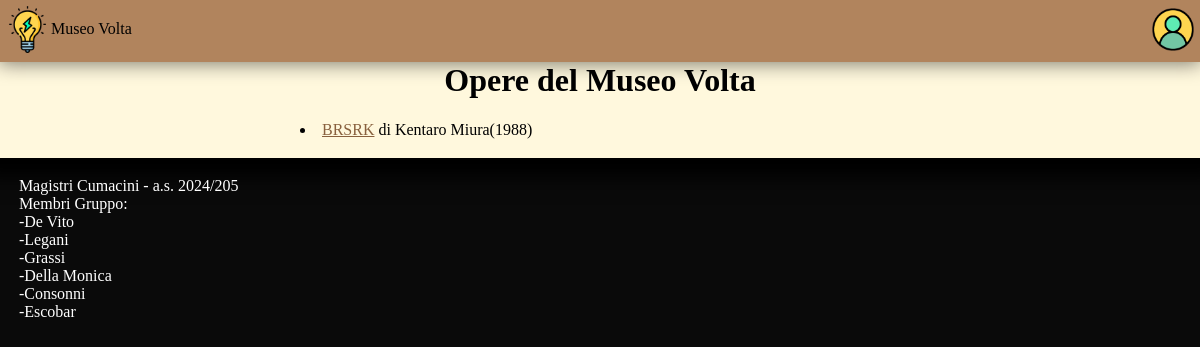
/home/, run on the app's committed database.
### sitomuseo/models.py (models this page shows, shortened)
class Opera(models.Model):
    title = models.CharField(max_length=200)
    author = models.OneToOneField(Autore,on_delete=models.CASCADE);
    year = models.PositiveIntegerField()
    description = models.TextField()
    image = models.ImageField(upload_to='media/imgsrc/', blank=True, null=True)

class Autore(models.Model):
    name = models.CharField(max_length=200)
    surname = models.CharField(max_length=200)
    nationality = models.CharField(max_length=200)
    birth_date = models.DateField()
    death_date = models.DateField()
    description = models.TextField()
    photo = models.ImageField(upload_to='media/imgsrc/', blank=True, null=True)

### sitomuseo/views.py (the view)
# urls.py: 2. Add a URL to urlpatterns:  path('', views.home, name='home')
def home(request):
    opere = Opera.objects.all()
    return render(request, 'home.html', {'opere': opere})

### sitomuseo/templates/home.html (shortened to what this page needs)
{% extends 'base.html' %}
{%block title %}Opere del Museo Volta{%endblock%}
{%block content%}
    {% for opera in opere %}
        <li>
            <a href ="{% url 'detail' opera.id %}">{{opera.title}}</a> di {{opera.author.name}} {{opera.author.surname}}({{opera.year }})
        </li>
    {% endfor %}
{%endblock%}

### media/frontend/general.css (style rules this page uses)
body { background-color: #0a0a0a; color: rgb(0, 0, 0); margin:0; padding:0; border:0 }
a { color: rgb(136, 96, 62); }

### data on the page
Opera: title "BRSRK", author.name "Kentaro", author.surname "Miura", year "1988"
